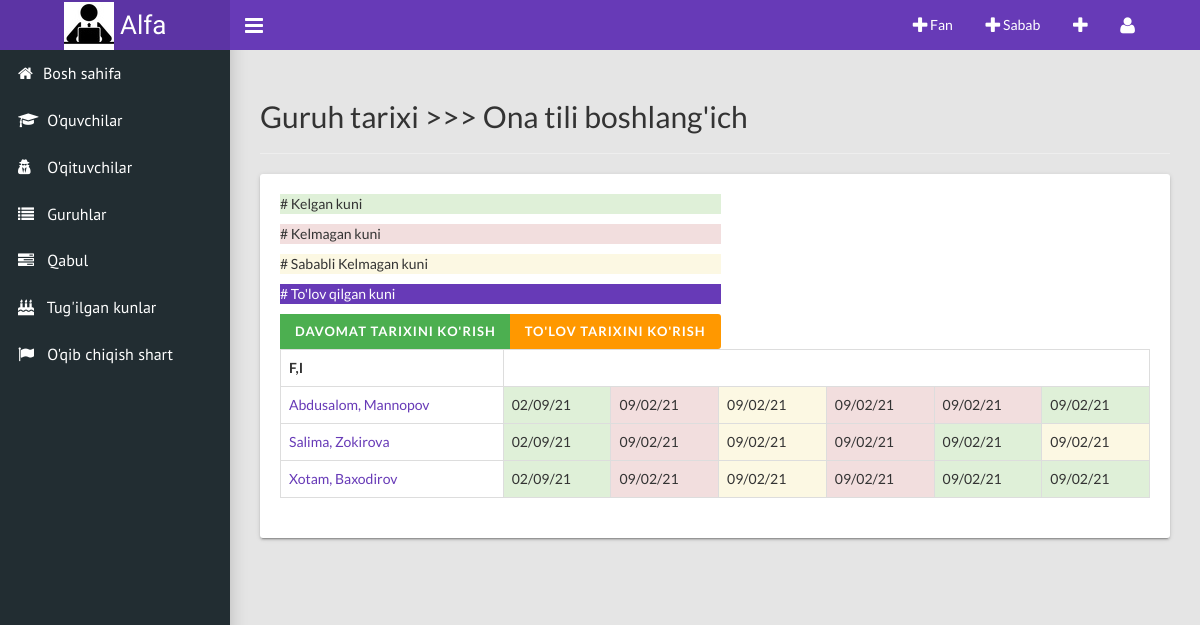
/history_group/1, run on the app's committed database.
### main/models.py (models this page shows, shortened)
class Group(models.Model):
    own = models.ForeignKey(User, related_name="own_group", on_delete=models.CASCADE, blank=True, null=True)
    teacher = models.ForeignKey(Teacher, related_name="group", on_delete=models.CASCADE, blank=True)
    name = models.CharField("Guruh nomi", max_length=350)
    subject = models.ForeignKey(Subjects, related_name="teachers_group", on_delete=models.CASCADE, blank=True)
    time = models.CharField("Vaqti", max_length=50)
    kunlari = models.CharField("Hafta kunlari", max_length=350)
    payment = models.PositiveIntegerField("To'lov", default=0)
    days_in_month = models.PositiveIntegerField("Kun soni", default=0)
    active = models.BooleanField("aktiv/aktiv emas", default=False)

class Student(models.Model):
    own = models.ForeignKey(User, related_name="students", on_delete=models.CASCADE, blank=True, null=True)
    group = models.ForeignKey(Group, related_name="student", on_delete=models.CASCADE, blank=True, null=True)
    name = models.CharField("Ismi", max_length=150)
    surname = models.CharField("Familiyasi", max_length=150)
    brith = models.CharField("Tug'ulgan sanasi", max_length=50)
    image = models.ImageField("O'quvchi rasmi", upload_to='student_img/', blank=True, null=True)
    password_img = models.ImageField("Pasort rasmi", upload_to='students_passport', blank=True)
    tel_num = models.CharField("Telefon raqami", max_length=50, blank=True)
    place = models.CharField("Yashash manzili", max_length=50)
    price = models.PositiveIntegerField("Chegirma",default=0)
    countsub = models.PositiveIntegerField("Bir oydagi darslar soni",default=0)
    allprice = models.PositiveIntegerField("Jami to'lov",default=0)
    called = models.BooleanField("called/not called",default=False)
    camewith = models.ForeignKey(CameWith, related_name="students", blank=True, on_delete=models.PROTECT)

class CameHistory(models.Model):
    student = models.ForeignKey(Student, related_name="history", on_delete=models.CASCADE)
    time = models.CharField("Kelgan sanasi", blank=True, max_length=100)
    came = models.BooleanField("keldi/kelmadi", default=False)
    apset = models.BooleanField("sababli/sababsiz", default=False)
    class Meta:
        ordering = ['-id']

### main/views.py (the view)
# urls.py: path("history_group/<pk>", group_history, name="group_history"),
def group_history(request, pk):
    group = get_object_or_404(Group, pk=pk)
    students = Student.objects.filter(group=group)
    context = {
        'group':group,
        'students':students,
    }
    return render(request, 'group_history.html', context)

### main/context_pro.py (called while the page is built)
def students(request):
    context = {
        'teachers':Teacher.objects.all(),
        'student':Student.objects.all(),
    }
    return context

### templates/group_history.html (shortened to what this page needs)
{% extends 'wrapper.html' %}
{% load static %}
{% block content %}
    <div class="content-wrapper">
        <h2>Guruh tarixi >>> {{group.name}}</h2><hr>
        <div class="card">
            <div class="btn-group desktop">
                    <p class="bg-success"># Kelgan kuni </p>
                    <p class="bg-danger"># Kelmagan kuni </p>
                    <p class="bg-warning"># Sababli Kelmagan kuni </p>
                    <p class="bg-primary"># To'lov qilgan kuni </p>
                    <button class="btn btn-success" id="showCame">Davomat tarixini ko'rish</button>
                    <button class="btn btn-warning" id="showPayment">To'lov tarixini ko'rish</button>
                </div>
            <table class="table table-bordered desktop">
              <thead>
                <tr>
                  <th>F,I</th>
                </tr>
              </thead>
              <tbody style="scroll-snap-type: mandatory;">
                  {% for stu in students %}
                      <tr>
                          <td><a href="{% url 'main:student' stu.pk %}">{{stu.name}}, {{stu.surname}}</a></td>
                            {% for his in stu.history.all %}
                            {% if his.came == True %}
                                <td class="bg-success came">{{his.time}}</td>
                                {% elif his.apset == True %}
                                <td class="bg-warning came">{{his.time}}</td>
                                {% else %}
                                <td class="bg-danger came">{{his.time}}</td>
                            {% endif %}
                            {% endfor %}
                      </tr>
                  {% endfor %}
              </tbody>
            </table>
          </div>
    </div>
{% endblock content %}

### data on the page
Group: name "Ona tili boshlang'ich"
Student: name "Abdusalom", surname "Mannopov"
CameHistory: time "02/09/21"
CameHistory: time "09/02/21"
CameHistory: time "09/02/21"
CameHistory: time "09/02/21"
CameHistory: time "09/02/21"
CameHistory: time "09/02/21"
Student: name "Salima", surname "Zokirova"
CameHistory: time "02/09/21"
CameHistory: time "09/02/21"
CameHistory: time "09/02/21"
CameHistory: time "09/02/21"
CameHistory: time "09/02/21"
CameHistory: time "09/02/21"
Student: name "Xotam", surname "Baxodirov"
CameHistory: time "02/09/21"
CameHistory: time "09/02/21"
CameHistory: time "09/02/21"
CameHistory: time "09/02/21"
CameHistory: time "09/02/21"
CameHistory: time "09/02/21"
